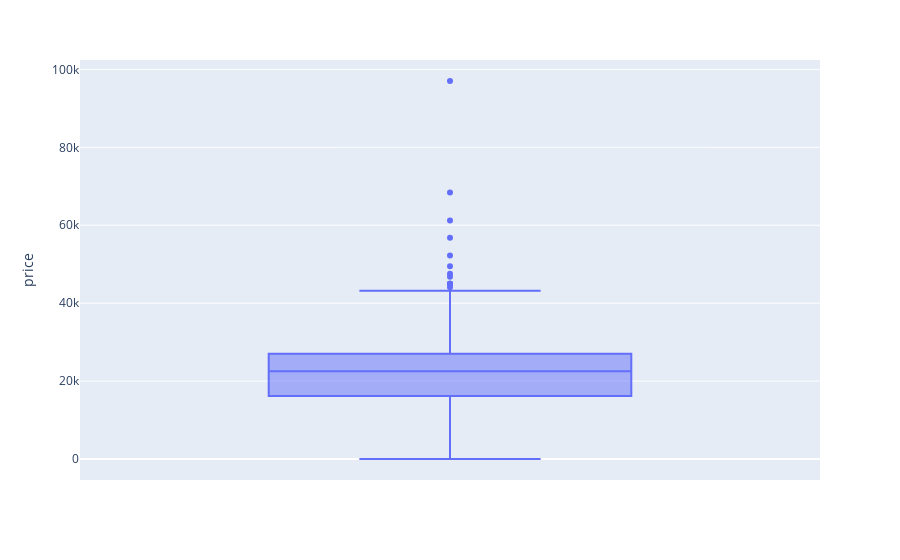

The notebook cell saved with this chart:
### Code cell
# plotly box를 통해 확인

import plotly.express as px

px.box(result_book, y='price')

### Figure 1 — Plotly figure (JSON) as saved in the notebook; plotly's stock layout.template omitted (floating-point values rounded to 4 significant figures; data arrays with more than 128 entries replaced by an {"elided": "..."} marker saying what was removed)
{"data": [{"alignmentgroup": "True", "hovertemplate": "price=%{y}<extra></extra>", "legendgroup": "", "marker": {"color": "#636efa"}, "name": "", "notched": false, "offsetgroup": "", "orientation": "v", "showlegend": false, "type": "box", "x0": " ", "xaxis": "x", "y": {"elided": "921 int values"}, "y0": " ", "yaxis": "y"}], "layout": {"boxmode": "group", "legend": {"tracegroupgap": 0}, "margin": {"t": 60}, "xaxis": {"anchor": "y", "domain": [0, 1]}, "yaxis": {"anchor": "x", "domain": [0, 1], "title": {"text": "price"}}}}
